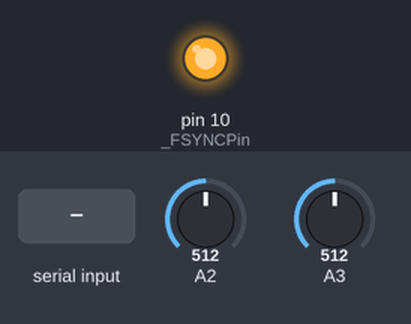
The sketch below on a simulated Arduino Nano, built with avr-gcc and run on an emulated ATmega328P. Shown: output pins drawn as LEDs (lit = HIGH). The inputs (shaded band) are chosen by the test bench; at power-on: A2 = 512, A3 = 512. What the sketch prints to the serial monitor is not drawn.

Above: at 1.2 s.
1.3 s: "F" received over Serial
4.3 s: "M" received over Serial
6.8 s: "c90\n" received over Serial
Timing chart, 0 to 9.8 s (numbered marks = the images above; inputs shaded):
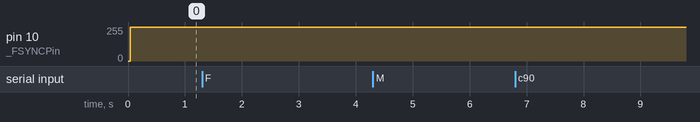

The sketch:

MiniGen_Ada_ISBY.ino
```cpp
#include "src\\SparkFun_MiniGen_ISBY.h"

unsigned long delay_val = 500; // delay value in units of ms
float FMIN = 20.0; // Minimum frequency setting for the board
float FMAX = 3000000.0; // Maximum frequency setting for the board 3 MHz

int val = 0;
int chan = 0;
int N = 512;
int PLACES = 3; // Output voltage readings to the nearest millivolt

double Mult = (3.3 / 4096.0); // multiplicative constant for the voltage readings

void setup() {
  pinMode(A2, INPUT);
  pinMode(A3, INPUT);
  //analogReadResolution(12);

  //Mult = 3.3 / 1024.0; // 4096 = 2^10
  Mult = (3.3 / 4096.0); // 4096 = 2^12

  Serial.begin(9600);
  while (!Serial); // wait until Serial is ready

  MiniGen_reset();
  MiniGen_setMode(SINE);
  MiniGen_setFrequency(500.0); // Sets the frequency to be 500 Hz
}

void loop() {

  if (Serial.available()) {
    String input = Serial.readString();
    char ch = input[0];

    if (ch == 'c') {
      // change the channel on which data is being sampled
      // cmd examples: c0, c1, c2, c3
      input.remove(0, 1);
      chan = input.toInt();
      Serial.print("channel changed to ");
      Serial.print(chan);
      Serial.println();
    }
    if (ch == 'r') {
      // sample data from a specific input channel
      // command examples: r5000
      input.remove(0, 1);
      val = input.toInt();
      int i, Ainput[val];

      if (chan == 0) {
        for (i = 0; i < val; i++) {
          Ainput[i] = analogRead(A2);
        }
      }
      else if (chan == 1) {
        for (i = 0; i < val; i++) {
          Ainput[i] = analogRead(A3);
        }
      }
      else if (chan == 2) {
        for (i = 0; i < val; i++) {
          Ainput[i] = analogRead(A4);
        }
      }
      else if (chan == 3) {
        for (i = 0; i < val; i++) {
          Ainput[i] = analogRead(A5);
        }
      }
      else if (chan == 4) {
        for (i = 0; i < val; i++) {
          Ainput[i] = analogRead(A6);
        }
      }

      Serial.print("Output = ");
      for (i = 0; i < val; i++) {
        if (i > 0) Serial.print(",");
        Serial.print(Ainput[i]);
      }
      Serial.println();
    }
    else if (ch == 'f') {
      // change the frequency at which the board is operating
      // cmd examples: f500, f1234
      input.remove(0, 1);
      float frequency = min( max( FMIN, input.toFloat() ), FMAX ); // save the frequency value, force it to output between limits
      // FMIN = 0.1 kHz, FMAX = 3000 kHz
      MiniGen_setFrequency(frequency);
      Serial.print("Frequency changed to ");
      Serial.print(frequency);
      Serial.println();
    }
    else if (ch == 'R') {
      // sample data on two specific channels
      // cmd example: R512
      input.remove(0, 1);
      val = input.toInt();
      int i, A0input[val], A1input[val];

      for (i = 0; i < val; i++) {
        A0input[i] = analogRead(A2);
        A1input[i] = analogRead(A3);
      }

      Serial.print("Output = ");
      for (i = 0; i < val; i++) {
        if (i > 0) Serial.print(",");
        Serial.print(A0input[i]);
        Serial.print(",");
        Serial.print(A1input[i]);
      }
      Serial.println();
    }
    else if (ch == 'N') {
      // Change the number of data points to be read
      // not sure what need there is for this given then r and R require numeric input
      input.remove(0, 1); // extract A, then get the average values
      N = input.toInt();
      if (N < 1) N = 1;
      Serial.print("Number of data points changed to ");
      Serial.print(N);
      Serial.println();
    }
    else if (ch == 'F') {
      // Change the frequency to some value, measure the Vpp of signal on A2 and A3
      // cmd examples: F500
      input.remove(0, 1); // extract F, then get the frequency value
      float frequency = min( max( FMIN, input.toFloat() ), FMAX ); // save the frequency value, force it to output between limits
      // FMIN = 0.1 kHz, FMAX = 3000 kHz
      MiniGen_setFrequency(frequency);

      delay(500);
//      // now get the data for 2 channels
//      int A, B;
//      double X, Y;
//      X = Y = 0.0;
//      A = B = 0;
//      int Amin, Amax, Bmin, Bmax;
//      Amin = Bmin = 2000;
//      Amax = Bmax = -1;
//      for (int i = 0; i < N; i++) {
//        A = analogRead(A2);
//        if (A > Amax) Amax = A; else if (A < Amin) Amin = A;
//        B = analogRead(A3);
//        if (B > Bmax) Bmax = B; else if (B < Bmin) Bmin = B;
//      }
//      //double Mult = 3.3 / 4096.0;
//      X = (double)(Amax - Amin) * Mult;
//      Y = (double)(Bmax - Bmin) * Mult;
//
//      Serial.print(X, 6);
//      Serial.print(",");
//      Serial.print(Y, 6);
//      Serial.println();

        // This loop will perform multiple measurements of the voltages on pins A0 and A1 and reaturn the max values found
        int Nreads = 100;
        int count = 0;
        //float A0max = 0.0, A1max = 0.0, A0min = 6.0, A1min = 6.0, A0hi, A0lo, A1hi, A1lo, A0val, A1val;
        int A0max = -1, A1max = -1, A0min = 5000, A1min = 5000, A0hi, A0lo, A1hi, A1lo;
        float A0val, A1val, mult;
        while(count < Nreads){

          //A0val = analogVoltageRead(A2); // get the voltage reading from pin A2
          //A1val = analogVoltageRead(A3); // get the voltage reading from pin A3
          A0val = analogRead(A2); // get the voltage reading from pin A2
          A1val = analogRead(A3); // get the voltage reading from pin A3

          // test readings to see if they are max values
          if( A0val > A0max){
            A0max = A0val;
          }

          if( A1val > A1max){
            A1max = A1val;
          }

          // test readings to see if they are min values
          if( A0val < A0min){
            A0min = A0val;
          }

          if( A1val < A1min){
            A1min = A1val;
          }

          count++;
        }

        // Store measured peak-to-peak voltage in A0val and A1val
        mult = 5.0/1024.0;

        A0val = float( A0max - A0min ) * Mult;

        A1val = float( A1max - A1min ) * Mult;

        // During operation you will only want to look at the voltages that are being read at the analog pins
        // No need for messages to be printed to the console.
        Serial.print(A0val, PLACES);
        Serial.print(" , ");
        Serial.print(A1val, PLACES);
        Serial.println();
    }
    else if (ch == 'M') {
      // change the wave-type being output by the chip
      // cmd example: M:SINE, M:SQUARE, M:TRIANGLE
      // LabVIEW handles the line endings better than the console
      // SINE != SINE\n
      input.remove(0, 2); // extract M: then get the mode value string
      if (input == "TRIANGLE") MiniGen_setMode(TRIANGLE);
      else if (input == "SQUARE") MiniGen_setMode(SQUARE);
      else if (input == "SINE") MiniGen_setMode(SINE);
      else input = "ERROR - UNRECOGNISED VALUE";
      Serial.print("Mode = ");
      Serial.println(input);
    }
  }

}
```

SparkFun_MiniGen_ISBY.cpp
```cpp
/****************************************************************
Controlling the Sparkfun MiniGen using an Adafruit M4 Itsybitsy

****************************************************************/
#include "SparkFun_MiniGen_ISBY.h"

uint16_t _FSYNCPin = 10;
uint16_t configReg = 0;
SPISettings mySettings;

void SPIWrite(uint16_t data)
{
  digitalWrite(_FSYNCPin, LOW);
  SPI.transfer((byte)(data >> 8));
  SPI.transfer((byte)data);
  digitalWrite(_FSYNCPin, HIGH);
  //  Serial.print("SPI:");
  //  Serial.println(data,HEX);
}

void MiniGen_reset(void)
{
  mySettings = SPISettings(40000000, MSBFIRST, SPI_MODE2);
  pinMode(_FSYNCPin, OUTPUT);  // Make the FSYCPin an output; this is analogous
  //  to chip select in most systems.
  pinMode(10, OUTPUT);
  digitalWrite(_FSYNCPin, HIGH);
  SPI.begin();

  uint32_t defaultFreq = freqCalc(200.0);
  SPI.beginTransaction(mySettings);
  adjustFreq(FREQ0, FULL, defaultFreq);
  adjustFreq(FREQ1, FULL, defaultFreq);
  adjustPhaseShift(PHASE0, 0x0000);
  adjustPhaseShift(PHASE1, 0x0000);
  SPIWrite(0x0100);
  SPIWrite(0x0000);
  // end reset
  SPI.endTransaction();
}

void MiniGen_setFrequency(float frequency)
{
  SPI.beginTransaction(mySettings);
  uint32_t freqReg = freqCalc(frequency); // freqCalc() makes a useful 32-bit value out of the frequency value
  adjustFreq(FREQ0, freqReg); // Adjust the frequency. This is a full 32-bit write.
  SPI.endTransaction();
}

uint32_t freqCalc(float desiredFrequency)
{
    // the factor 0.0596 is the frequency resolution for the AD9837 chip
    // FR = Fmax / (-1+2^BR), Fmax = 16 MHz, BR = 28
    // For the alternative chip
    // Fmax = 25 MHz, BR = 28 => FR = 0.0931 Hz
    //return (uint32_t) (desiredFrequency / .0596);
    return (uint32_t)(desiredFrequency / .0931);
}

void adjustPhaseShift(PHASEREG reg, uint16_t newPhase)
{
  // First, let's blank the top four bits. Just because it's the right thing
  //  to do, you know?
  newPhase &= ~0xF000;
  // Now, we need to set the top three bits to properly route the data.
  //  D15:D13 = 110 for PHASE0...
  if (reg == PHASE0) newPhase |= 0xC000;
  // ... and D15:D13 = 111 for PHASE1.
  else               newPhase |= 0xE000;
  SPIWrite(newPhase);
}

void setFreqAdjustMode(FREQADJUSTMODE newMode)
{
  // Start by clearing the bits in question.
  configReg &= ~0x3000;
  // Now, adjust the bits to match the truth table above.
  switch (newMode)
  {
    case COARSE:  // D13:12 = 01
      configReg |= 0x1000;
      break;
    case FINE:    // D13:12 = 00
      break;
    case FULL:    // D13:12 = 1x (we use 10)
      configReg |= 0x2000;
      break;
  }
  SPIWrite(configReg);
}

void adjustFreq(FREQREG reg, uint32_t newFreq)
{
  // We need to split the 32-bit input into two 16-bit values, blank the top
  //  two bits of those values, and set the top two bits according to the
  //  value of reg.
  // Start by acquiring the low 16-bits...
  uint16_t temp = (uint16_t)newFreq;
  // ...and blanking the first two bits.
  temp &= ~0xC000;
  // Now, set the top two bits according to the reg parameter.
  if (reg == FREQ0) temp |= 0x4000;
  else            temp |= 0x8000;
  // Now, we can write temp out to the device.
  SPIWrite(temp);
  // Okay, that's the lower 14 bits. Now let's grab the upper 14.
  temp = (uint16_t)(newFreq >> 14);
  // ...and now, we can just repeat the process.
  temp &= ~0xC000;
  // Now, set the top two bits according to the reg parameter.
  if (reg == FREQ0) temp |= 0x4000;
  else            temp |= 0x8000;
  // Now, we can write temp out to the device.
  SPIWrite(temp);
}

void adjustFreq(FREQREG reg, FREQADJUSTMODE mode, uint32_t newFreq)
{
  setFreqAdjustMode(mode);
  // Now, we can just call the normal 32-bit write.
  adjustFreq(reg, newFreq);
}

void MiniGen_setMode(MODE newMode)
{
  // We want to adjust the three bits in the config register that we're
  //  interested in without screwing up anything else. Unfortunately, this
  //  part is write-only, so we need to maintain a local shadow, adjust that,
  //  then write it.
  configReg &= ~0x002A; // Clear D5, D3, and D1.
  // This switch statement sets the appropriate bit in the config register.
  switch (newMode)
  {
    case TRIANGLE:
      configReg |= 0x0002;
      break;
    case SQUARE_2:
      configReg |= 0x0020;
      break;
    case SQUARE:
      configReg |= 0x0028;
      break;
    case SINE:
      configReg |= 0x0000;
      break;
  }
  SPI.beginTransaction(mySettings);
  SPIWrite(configReg); // Now write our shadow copy to the part.
  SPI.endTransaction();
}
```

SparkFun_MiniGen_ISBY.h
```cpp
/****************************************************************
Controlling the Sparkfun MiniGen using an Adafruit M4 Itsybitsy

****************************************************************/

#ifndef SparkFun_MiniGen_ISBY_h
#define SparkFun_MiniGen_ISBY_h

#include <Arduino.h>
#include <SPI.h>

enum MODE {TRIANGLE, SINE, SQUARE, SQUARE_2};
enum FREQREG {FREQ0, FREQ1};
enum PHASEREG {PHASE0, PHASE1};
enum FREQADJUSTMODE {FULL, COARSE, FINE};

void SPIWrite(uint16_t data);
uint32_t freqCalc(float desiredFrequency);
void adjustFreq(FREQREG reg, uint32_t newFreq);
void adjustFreq(FREQREG reg, FREQADJUSTMODE mode, uint32_t newFreq);
void adjustPhaseShift(PHASEREG reg, uint16_t newPhase);
void setFreqAdjustMode(FREQADJUSTMODE newMode);
void MiniGen_setMode(MODE newMode);
void MiniGen_setFrequency(float frequency);
void MiniGen_reset(void);

#endif
```

Measured:
- after the input at 4.3 s, every drawn part: stays the same
- after the input at 6.8 s, every drawn part: stays the same
